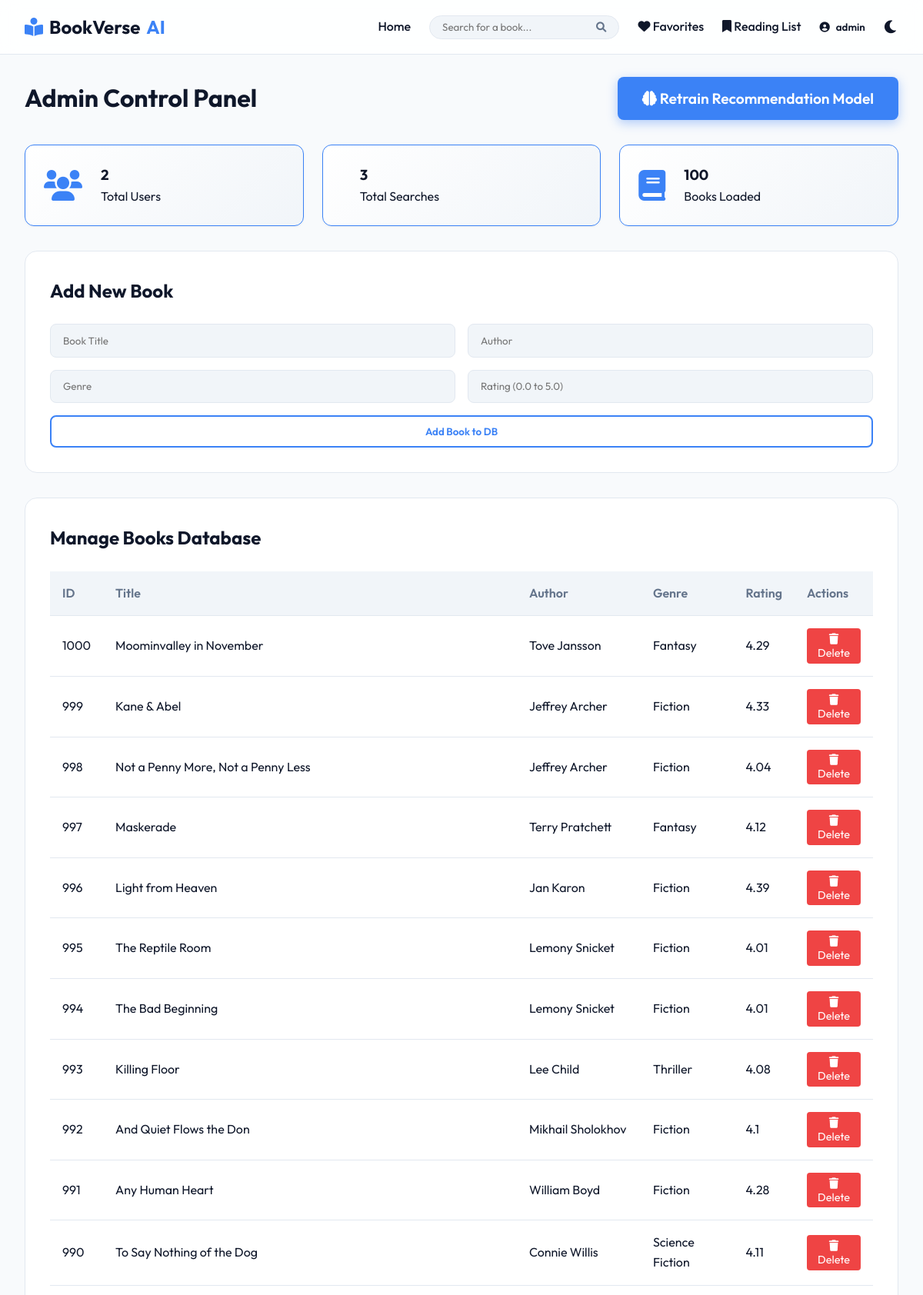
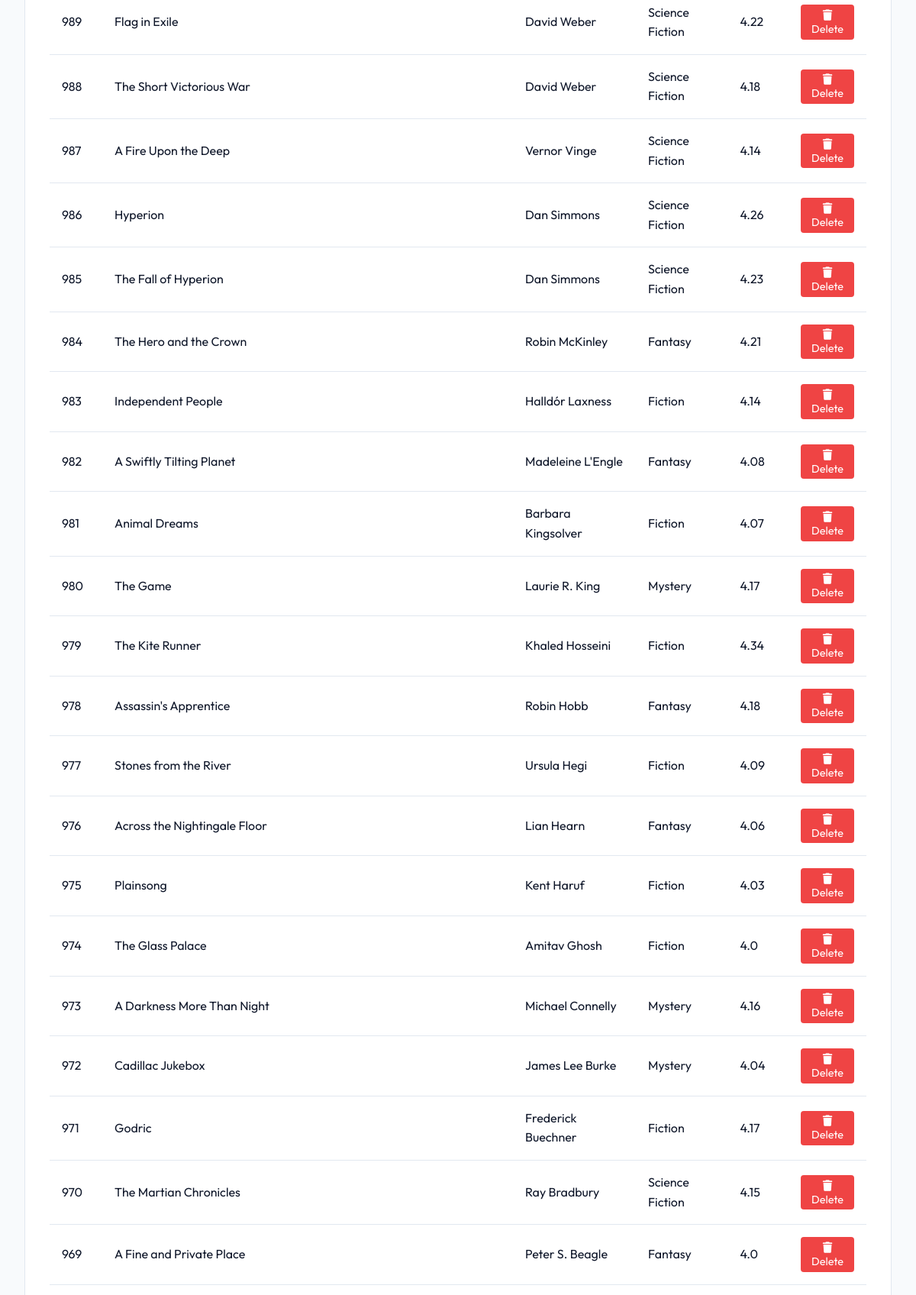
The page /admin (signed in, upper part) on the database its author committed (2 pictures, top to bottom).
### tables this page shows
CREATE TABLE books (
            id INTEGER PRIMARY KEY AUTOINCREMENT,
            title TEXT NOT NULL,
            author TEXT,
            genre TEXT,
            rating REAL,
            image_url TEXT,
            description TEXT
        );

### app.py (the view)
@app.route("/admin")
@admin_required
def admin_dashboard():
    conn = get_db_connection()
    books_data = conn.execute("SELECT * FROM books ORDER BY id DESC LIMIT 100").fetchall()
    users_count = conn.execute("SELECT count(*) FROM users").fetchone()[0]
    searches_count = conn.execute("SELECT count(*) FROM search_history").fetchone()[0]
    conn.close()
    return render_template("admin.html", books=books_data, stats={"users": users_count, "searches": searches_count})

### app.py (called while the page is built)
def get_db_connection():
    conn = sqlite3.connect(DATABASE)
    conn.row_factory = sqlite3.Row
    return conn

def admin_required(f):
    @wraps(f)
    def decorated_function(*args, **kwargs):
        if 'user_id' not in session or session.get('role') != 'admin':
            flash("Admin access required.", "danger")
            return redirect(url_for('home'))
        return f(*args, **kwargs)
    return decorated_function

### templates/admin.html (shortened to what this page needs)
{% extends "base.html" %}
{% block content %}
<div class="admin-wrapper fade-in">
    <div class="admin-header">
        <h1>Admin Control Panel</h1>
        <form action="{{ url_for('admin_retrain') }}" method="POST" onsubmit="return confirm('This will take a few seconds and recreate the recommendation pickle files. Are you sure?');">
            <button type="submit" class="btn-primary btn-xl" id="retrainBtn">
                <i class="fa-solid fa-brain"></i> Retrain Recommendation Model
            </button>
        </form>
    </div>
    <div class="admin-stats mt-4">
        <div class="admin-stat-card">
            <i class="fa-solid fa-users"></i>
            <div>
                <h3>{{ stats.users }}</h3>
                <p>Total Users</p>
            </div>
        </div>
        <div class="admin-stat-card">
            <div>
                <h3>{{ stats.searches }}</h3>
                <p>Total Searches</p>
            </div>
        </div>
        <div class="admin-stat-card">
            <i class="fa-solid fa-book"></i>
            <div>
                <h3>{{ books|length }}</h3>
                <p>Books Loaded</p>
            </div>
        </div>
    </div>
    <div class="admin-section mt-4">
        <h2>Add New Book</h2>
        <form action="{{ url_for('admin_add_book') }}" method="POST" class="admin-form">
            <input type="text" name="title" placeholder="Book Title" required class="stylish-input">
            <input type="text" name="author" placeholder="Author" required class="stylish-input">
            <input type="text" name="genre" placeholder="Genre" required class="stylish-input">
            <input type="number" step="0.1" name="rating" placeholder="Rating (0.0 to 5.0)" class="stylish-input">
            <button type="submit" class="btn-secondary">Add Book to DB</button>
        </form>
    </div>
    <div class="admin-section mt-4">
        <h2>Manage Books Database</h2>
        <div class="table-responsive">
            <table class="admin-table">
                <thead>
                    <tr>
                        <th>ID</th>
                        <th>Title</th>
                        <th>Author</th>
                        <th>Genre</th>
                        <th>Rating</th>
                        <th>Actions</th>
                    </tr>
                </thead>
                <tbody>
                    {% for book in books %}
                    <tr>
                        <td>{{ book.id }}</td>
                        <td>{{ book.title }}</td>
                        <td>{{ book.author }}</td>
                        <td>{{ book.genre }}</td>
                        <td>{{ book.rating }}</td>
                        <td>
                            <form action="{{ url_for('admin_delete_book', book_id=book.id) }}" method="POST" onsubmit="return confirm('Delete this book?');">
                                <button type="submit" class="btn-danger btn-sm"><i class="fa-solid fa-trash"></i> Delete</button>
                            </form>
                        </td>
                    </tr>
                    {% endfor %}
                </tbody>
            </table>
        </div>
    </div>
</div>
{% endblock %}

### static/style.css (style rules this page uses)
:root { --bg-main: #f8fafc; --bg-secondary: #ffffff; --text-main: #0f172a; --text-muted: #64748b; --accent-primary: #3b82f6; --accent-secondary: #8b5cf6; --nav-bg: rgba(255, 255, 255, 0.85); --border-color: #e2e8f0; --shadow-sm: 0 1px 3px rgba(0,0,0,0.05); --shadow-md: 0 4px 6px -1px rgba(0,0,0,0.08); --shadow-lg: 0 10px 15px -3px rgba(0,0,0,0.1); --shadow-hover: 0 20px 25px -5px rgba(0,0,0,0.15); --card-bg: #ffffff; --input-bg: #f1f5f9; }
* { margin: 0; padding: 0; box-sizing: border-box; font-family: 'Outfit', sans-serif; transition: background-color 0.3s ease, color 0.3s ease, border-color 0.3s ease; }
body { background-color: var(--bg-main); color: var(--text-main); line-height: 1.6; overflow-x: hidden; }
.mt-4 { margin-top: 2rem; }
.btn-primary { display: inline-block; background: var(--accent-primary); color: white; padding: 0.8rem 1.5rem; border-radius: 8px; border: none; font-weight: 600; cursor: pointer; box-shadow: 0 4px 14px 0 rgba(59, 130, 246, 0.39); transition: transform 0.2s, background 0.2s; }
.btn-secondary { display: inline-block; background: var(--card-bg); color: var(--accent-primary); border: 2px solid var(--accent-primary); padding: 0.7rem 1.5rem; border-radius: 8px; font-weight: 600; cursor: pointer; transition: all 0.2s; }
.btn-xl { padding: 1rem 2rem; font-size: 1.2rem; }
.btn-danger { background: #ef4444; color: white; border:none; padding: 0.5rem 1rem; border-radius:4px; cursor:pointer; }
.btn-sm { padding: 0.3rem 0.6rem; font-size:0.9rem; }
.stylish-input, .stylish-select, .stylish-textarea { width: 100%; padding: 0.8rem 1rem; background: var(--input-bg); border: 1px solid var(--border-color); border-radius: 8px; color: var(--text-main); outline: none; transition: border-color 0.2s; }
.admin-header { display: flex; justify-content: space-between; align-items: center; flex-wrap: wrap; gap: 1rem; }
.admin-stats { display: grid; grid-template-columns: repeat(auto-fit, minmax(200px, 1fr)); gap: 1.5rem; }
.admin-stat-card { background: linear-gradient(135deg, var(--card-bg), var(--input-bg)); border: 1px solid var(--accent-primary); border-radius: 12px; padding: 1.5rem; display: flex; align-items: center; gap: 1.5rem; box-shadow: var(--shadow-sm); }
.admin-stat-card i { font-size: 2.5rem; color: var(--accent-primary); }
.admin-section { background: var(--card-bg); border-radius: 16px; border: 1px solid var(--border-color); padding: 2rem; }
.admin-form { display: grid; grid-template-columns: 1fr 1fr; gap: 1rem; margin-top: 1.5rem; }
.admin-form button { grid-column: span 2; }
.table-responsive { overflow-x: auto; margin-top: 1.5rem; }
.admin-table { width: 100%; border-collapse: collapse; min-width: 600px; }
.admin-table th, .admin-table td { padding: 1rem; text-align: left; border-bottom: 1px solid var(--border-color); }
.admin-table th { background: var(--input-bg); font-weight: 600; color: var(--text-muted); }
.fade-in { animation: fadeIn 0.8s ease forwards; }

### rows shown on the page
books: id "1000", title "Moominvalley in November", author "Tove Jansson", genre "Fantasy", rating "4.29"
books: id "999", title "Kane & Abel", author "Jeffrey Archer", genre "Fiction", rating "4.33"
books: id "998", title "Not a Penny More, Not a Penny Less", author "Jeffrey Archer", genre "Fiction", rating "4.04"
books: id "997", title "Maskerade", author "Terry Pratchett", genre "Fantasy", rating "4.12"
books: id "996", title "Light from Heaven", author "Jan Karon", genre "Fiction", rating "4.39"
books: id "995", title "The Reptile Room", author "Lemony Snicket", genre "Fiction", rating "4.01"
books: id "994", title "The Bad Beginning", author "Lemony Snicket", genre "Fiction", rating "4.01"
books: id "993", title "Killing Floor", author "Lee Child", genre "Thriller", rating "4.08"
books: id "992", title "And Quiet Flows the Don", author "Mikhail Sholokhov", genre "Fiction", rating "4.1"
books: id "991", title "Any Human Heart", author "William Boyd", genre "Fiction", rating "4.28"
books: id "990", title "To Say Nothing of the Dog", author "Connie Willis", genre "Science Fiction", rating "4.11"
books: id "989", title "Flag in Exile", author "David Weber", genre "Science Fiction", rating "4.22"
books: id "988", title "The Short Victorious War", author "David Weber", genre "Science Fiction", rating "4.18"
books: id "987", title "A Fire Upon the Deep", author "Vernor Vinge", genre "Science Fiction", rating "4.14"
books: id "986", title "Hyperion", author "Dan Simmons", genre "Science Fiction", rating "4.26"
books: id "985", title "The Fall of Hyperion", author "Dan Simmons", genre "Science Fiction", rating "4.23"
books: id "984", title "The Hero and the Crown", author "Robin McKinley", genre "Fantasy", rating "4.21"
books: id "983", title "Independent People", author "Halldór Laxness", genre "Fiction", rating "4.14"
books: id "982", title "A Swiftly Tilting Planet", author "Madeleine L'Engle", genre "Fantasy", rating "4.08"
books: id "981", title "Animal Dreams", author "Barbara Kingsolver", genre "Fiction", rating "4.07"
books: id "980", title "The Game", author "Laurie R. King", genre "Mystery", rating "4.17"
books: id "979", title "The Kite Runner", author "Khaled Hosseini", genre "Fiction", rating "4.34"
books: id "978", title "Assassin's Apprentice", author "Robin Hobb", genre "Fantasy", rating "4.18"
books: id "977", title "Stones from the River", author "Ursula Hegi", genre "Fiction", rating "4.09"
books: id "976", title "Across the Nightingale Floor", author "Lian Hearn", genre "Fantasy", rating "4.06"
books: id "975", title "Plainsong", author "Kent Haruf", genre "Fiction", rating "4.03"
books: id "974", title "The Glass Palace", author "Amitav Ghosh", genre "Fiction", rating "4.0"
books: id "973", title "A Darkness More Than Night", author "Michael Connelly", genre "Mystery", rating "4.16"
books: id "972", title "Cadillac Jukebox", author "James Lee Burke", genre "Mystery", rating "4.04"
books: id "971", title "Godric", author "Frederick Buechner", genre "Fiction", rating "4.17"
books: id "970", title "The Martian Chronicles", author "Ray Bradbury", genre "Science Fiction", rating "4.15"
books: id "969", title "A Fine and Private Place", author "Peter S. Beagle", genre "Fantasy", rating "4.0"

### other values the page prints
{{ session.get('username') }} "admin"
{{ stats.users }} "2"
{{ stats.searches }} "3"
{{ books|length }} "100"
